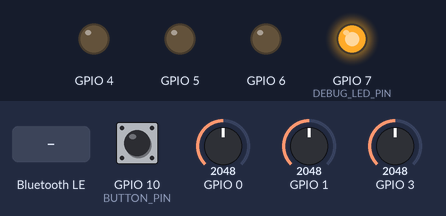
A sketch run on a simulated ESP32-S3. Shown: output pins drawn as LEDs (lit = HIGH). Inputs (shaded band) come from the test bench; at power-on: GPIO 0 = 2048, GPIO 1 = 2048, GPIO 3 = 2048, GPIO 10 (BUTTON_PIN) HIGH. Nothing arrives over Bluetooth unless stated; a phone connects over Bluetooth LE 3 s after start.

Above: at 1.2 s.
1.3 s: Bluetooth LE write "PID" received
At 2.8 s:
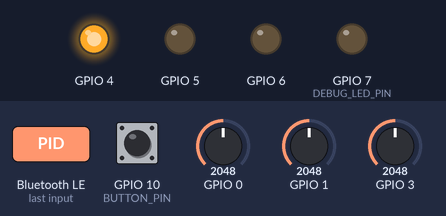
At 3.9 s:
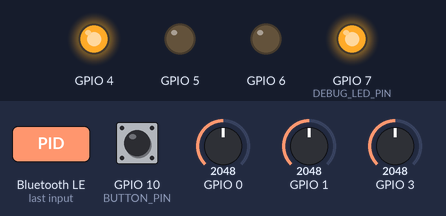
4.3 s: Bluetooth LE write "5" received
At 4.9 s:
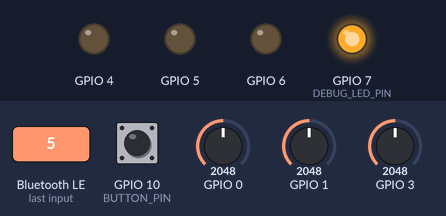
Timing chart, 0 to 7.3 s (numbered marks = the images above; inputs shaded):
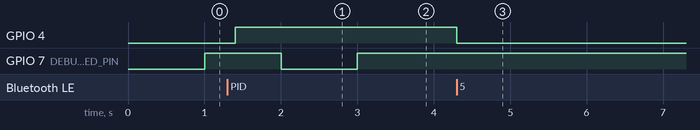

The sketch:

Basic_EP1_Test.ino
```cpp
#include <Arduino.h>
#include <PID_v1.h>
#include <BLEDevice.h>
#include <BLEServer.h>
#include <BLEUtils.h>
#include <BLE2902.h>

// === Pin Definitions ===
#define DEBUG_LED_PIN 7
#define BUTTON_PIN 10
#define NUM_CHANNELS 3

// === Watchdog Timeout ===
#define BLE_TIMEOUT_MS 30000
unsigned long lastBLEActivity = 0;

// === HeaterChannel Class ===
class HeaterChannel {
public:
  uint8_t heaterPin;
  uint8_t ntcPin;
  double inputTemp, outputPWM, targetTemp;
  bool pidEnabled;
  PID pid;
  BLECharacteristic *tempChar;
  BLECharacteristic *targetChar;
  BLECharacteristic *statusChar;

  HeaterChannel(uint8_t hPin, uint8_t nPin, double setpoint)
    : heaterPin(hPin), ntcPin(nPin), inputTemp(0), outputPWM(0),
      targetTemp(setpoint), pidEnabled(false),
      pid(&inputTemp, &outputPWM, &targetTemp, 2.0, 5.0, 1.0, DIRECT) {}

  void begin() {
    pinMode(heaterPin, OUTPUT);
    digitalWrite(heaterPin, LOW);
    pid.SetMode(AUTOMATIC);
  }

  void update() {
    inputTemp = readNTC(ntcPin);
    if (pidEnabled) {
      pid.Compute();
      digitalWrite(heaterPin, outputPWM > 0 ? HIGH : LOW);
    } else {
      digitalWrite(heaterPin, LOW);
    }
  }

  void updateBLE() {
    float temp = inputTemp;
    float target = targetTemp;
    tempChar->setValue(temp);
    targetChar->setValue(target);
    String mode = pidEnabled ? "PID" : "Manual";
    statusChar->setValue(mode);
  }

  void handleWrite(BLECharacteristic* characteristic) {
    String value = characteristic->getValue().c_str();
    if (characteristic == statusChar) {
      pidEnabled = (value == "PID");
    } else if (characteristic == targetChar) {
      targetTemp = value.toFloat();
    }
  }

private:
  double readNTC(uint8_t pin) {
    int raw = analogRead(pin);
    double resistance = (4095.0 / raw - 1.0) * 10000.0;
    double temperature = 1.0 / (log(resistance / 10000.0) / 3950.0 + 1.0 / (25.0 + 273.15)) - 273.15;
    return temperature;
  }
};

// === BLE Write Callback ===
class ChannelCallbacks : public BLECharacteristicCallbacks {
public:
  HeaterChannel* channel;
  ChannelCallbacks(HeaterChannel* ch) : channel(ch) {}

  void onWrite(BLECharacteristic* characteristic) override {
    channel->handleWrite(characteristic);
    lastBLEActivity = millis();  // Reset watchdog
  }
};

// === Globals ===
HeaterChannel* channels[NUM_CHANNELS] = {
  new HeaterChannel(4, 3, 40.0),
  new HeaterChannel(6, 1, 40.0),
  new HeaterChannel(5, 0, 40.0)
};

BLEServer *pServer;
BLECharacteristic *uptimeChar;
bool bleConnected = false;
unsigned long lastBlink = 0;
bool ledState = false;

// === BLE Server Callbacks ===
class MyServerCallbacks : public BLEServerCallbacks {
  void onConnect(BLEServer* pServer) {
    bleConnected = true;
    lastBLEActivity = millis();
  }
  void onDisconnect(BLEServer* pServer) {
    bleConnected = false;
    lastBLEActivity = millis();
  }
};

// === BLE Setup ===
void setupBLE() {
  BLEDevice::init("HeatMat Controller");
  pServer = BLEDevice::createServer();
  pServer->setCallbacks(new MyServerCallbacks());

  BLEService *service = pServer->createService("12345678-1234-1234-1234-000000000000");

  for (int i = 0; i < NUM_CHANNELS; i++) {
    char tempUUID[37], targetUUID[37], modeUUID[37];
    sprintf(tempUUID,   "12345678-1234-1234-1234-00000000001%d", i);
    sprintf(targetUUID, "12345678-1234-1234-1234-00000000002%d", i);
    sprintf(modeUUID,   "12345678-1234-1234-1234-00000000003%d", i);

    channels[i]->tempChar = service->createCharacteristic(tempUUID, BLECharacteristic::PROPERTY_READ | BLECharacteristic::PROPERTY_NOTIFY);
    channels[i]->targetChar = service->createCharacteristic(targetUUID, BLECharacteristic::PROPERTY_READ | BLECharacteristic::PROPERTY_WRITE);
    channels[i]->statusChar = service->createCharacteristic(modeUUID, BLECharacteristic::PROPERTY_READ | BLECharacteristic::PROPERTY_WRITE);

    channels[i]->tempChar->addDescriptor(new BLE2902());
    channels[i]->targetChar->addDescriptor(new BLE2902());
    channels[i]->statusChar->addDescriptor(new BLE2902());

    BLEDescriptor* tempLabel   = new BLEDescriptor(BLEUUID((uint16_t)0x2901));
    BLEDescriptor* targetLabel = new BLEDescriptor(BLEUUID((uint16_t)0x2901));
    BLEDescriptor* modeLabel   = new BLEDescriptor(BLEUUID((uint16_t)0x2901));

    tempLabel->setValue("Channel " + String(i + 1) + " Temperature (°C)");
    targetLabel->setValue("Channel " + String(i + 1) + " Target Temperature (°C)");
    modeLabel->setValue("Channel " + String(i + 1) + " Control Mode (PID/Manual)");

    channels[i]->tempChar->addDescriptor(tempLabel);
    channels[i]->targetChar->addDescriptor(targetLabel);
    channels[i]->statusChar->addDescriptor(modeLabel);

    channels[i]->targetChar->setCallbacks(new ChannelCallbacks(channels[i]));
    channels[i]->statusChar->setCallbacks(new ChannelCallbacks(channels[i]));
  }

  // Uptime characteristic
  uptimeChar = service->createCharacteristic("12345678-1234-1234-1234-00000000UPTM", BLECharacteristic::PROPERTY_READ | BLECharacteristic::PROPERTY_NOTIFY);
  uptimeChar->addDescriptor(new BLE2902());
  uptimeChar->addDescriptor(new BLEDescriptor(BLEUUID((uint16_t)0x2901)));
  uptimeChar->getDescriptorByUUID(BLEUUID((uint16_t)0x2901))->setValue("System Uptime (s)");

  service->start();
  pServer->getAdvertising()->start();
}

// === Setup ===
void setup() {
  Serial.begin(115200);
  pinMode(DEBUG_LED_PIN, OUTPUT);
  pinMode(BUTTON_PIN, INPUT_PULLUP);

  for (int i = 0; i < NUM_CHANNELS; i++) {
    channels[i]->begin();
  }

  setupBLE();
}

// === Loop ===
void loop() {
  for (int i = 0; i < NUM_CHANNELS; i++) {
    channels[i]->update();
    channels[i]->updateBLE();
  }

  // Update uptime
  uint32_t uptime = millis() / 1000;
  uptimeChar->setValue(uptime);

  // Watchdog: disable heaters if BLE disconnected too long
  if (!bleConnected && millis() - lastBLEActivity > BLE_TIMEOUT_MS) {
    for (int i = 0; i < NUM_CHANNELS; i++) {
      channels[i]->pidEnabled = false;
    }
  }

  handleDebugLED();
  handleButton();
}

// === Debug LED ===
void handleDebugLED() {
  if (bleConnected) {
    digitalWrite(DEBUG_LED_PIN, HIGH);
  } else {
    if (millis() - lastBlink >= 1000) {
      ledState = !ledState;
      digitalWrite(DEBUG_LED_PIN, ledState);
      lastBlink = millis();
    }
  }
}

// === Re-pair Button ===
void handleButton() {
  static bool lastState = HIGH;
  bool currentState = digitalRead(BUTTON_PIN);
  if (lastState == HIGH && currentState == LOW) {
    BLEDevice::deinit(true);
    delay(100);
    setupBLE();
  }
  lastState = currentState;
}
```

Measured:
- after the input at 1.3 s, GPIO 4: LOW → HIGH after 0.10 s
- after the input at 4.3 s, GPIO 4: HIGH → LOW at once
